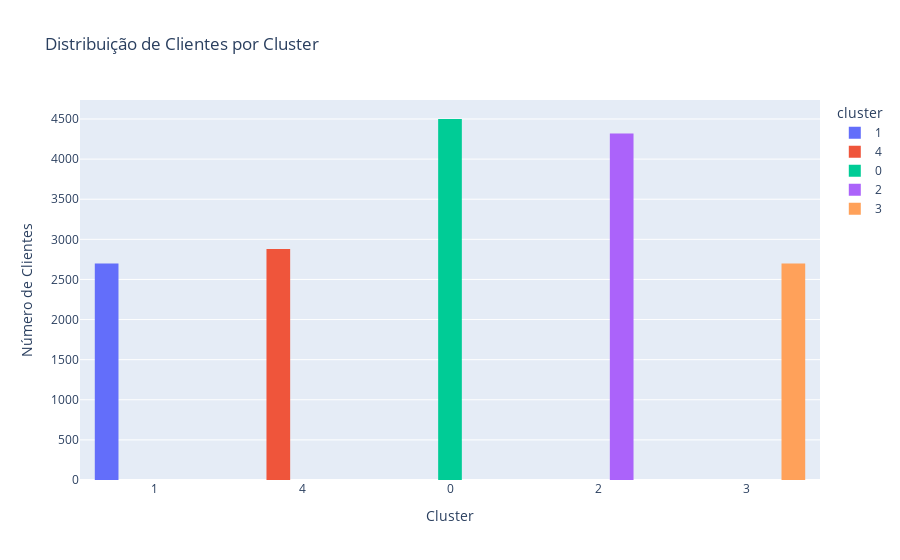

Notebook code cell kept with this figure:
### Code cell
fig = px.histogram(df, x="cluster", color="cluster", barmode="group",
                   title="Distribuição de Clientes por Cluster")
fig.update_layout(xaxis_title="Cluster", yaxis_title="Número de Clientes")
fig.show()

### Figure 1 — Plotly figure (JSON) as saved in the notebook; plotly's stock layout.template omitted (floating-point values rounded to 4 significant figures; data arrays with more than 128 entries replaced by an {"elided": "..."} marker saying what was removed)
{"data": [{"alignmentgroup": "True", "bingroup": "x", "hovertemplate": "cluster=%{x}<br>count=%{y}<extra></extra>", "legendgroup": "1", "marker": {"color": "#636efa", "pattern": {"shape": ""}}, "name": "1", "offsetgroup": "1", "orientation": "v", "showlegend": true, "type": "histogram", "x": {"elided": "2700 str values"}, "xaxis": "x", "yaxis": "y"}, {"alignmentgroup": "True", "bingroup": "x", "hovertemplate": "cluster=%{x}<br>count=%{y}<extra></extra>", "legendgroup": "4", "marker": {"color": "#EF553B", "pattern": {"shape": ""}}, "name": "4", "offsetgroup": "4", "orientation": "v", "showlegend": true, "type": "histogram", "x": {"elided": "2880 str values"}, "xaxis": "x", "yaxis": "y"}, {"alignmentgroup": "True", "bingroup": "x", "hovertemplate": "cluster=%{x}<br>count=%{y}<extra></extra>", "legendgroup": "0", "marker": {"color": "#00cc96", "pattern": {"shape": ""}}, "name": "0", "offsetgroup": "0", "orientation": "v", "showlegend": true, "type": "histogram", "x": {"elided": "4500 str values"}, "xaxis": "x", "yaxis": "y"}, {"alignmentgroup": "True", "bingroup": "x", "hovertemplate": "cluster=%{x}<br>count=%{y}<extra></extra>", "legendgroup": "2", "marker": {"color": "#ab63fa", "pattern": {"shape": ""}}, "name": "2", "offsetgroup": "2", "orientation": "v", "showlegend": true, "type": "histogram", "x": {"elided": "4320 str values"}, "xaxis": "x", "yaxis": "y"}, {"alignmentgroup": "True", "bingroup": "x", "hovertemplate": "cluster=%{x}<br>count=%{y}<extra></extra>", "legendgroup": "3", "marker": {"color": "#FFA15A", "pattern": {"shape": ""}}, "name": "3", "offsetgroup": "3", "orientation": "v", "showlegend": true, "type": "histogram", "x": {"elided": "2700 str values"}, "xaxis": "x", "yaxis": "y"}], "layout": {"barmode": "group", "legend": {"title": {"text": "cluster"}, "tracegroupgap": 0}, "title": {"text": "Distribuição de Clientes por Cluster"}, "xaxis": {"anchor": "y", "categoryarray": ["1", "4", "0", "2", "3"], "categoryorder": "array", "domain": [0, 1], "title": {"text": "Cluster"}}, "yaxis": {"anchor": "x", "domain": [0, 1], "title": {"text": "Número de Clientes"}}}}
